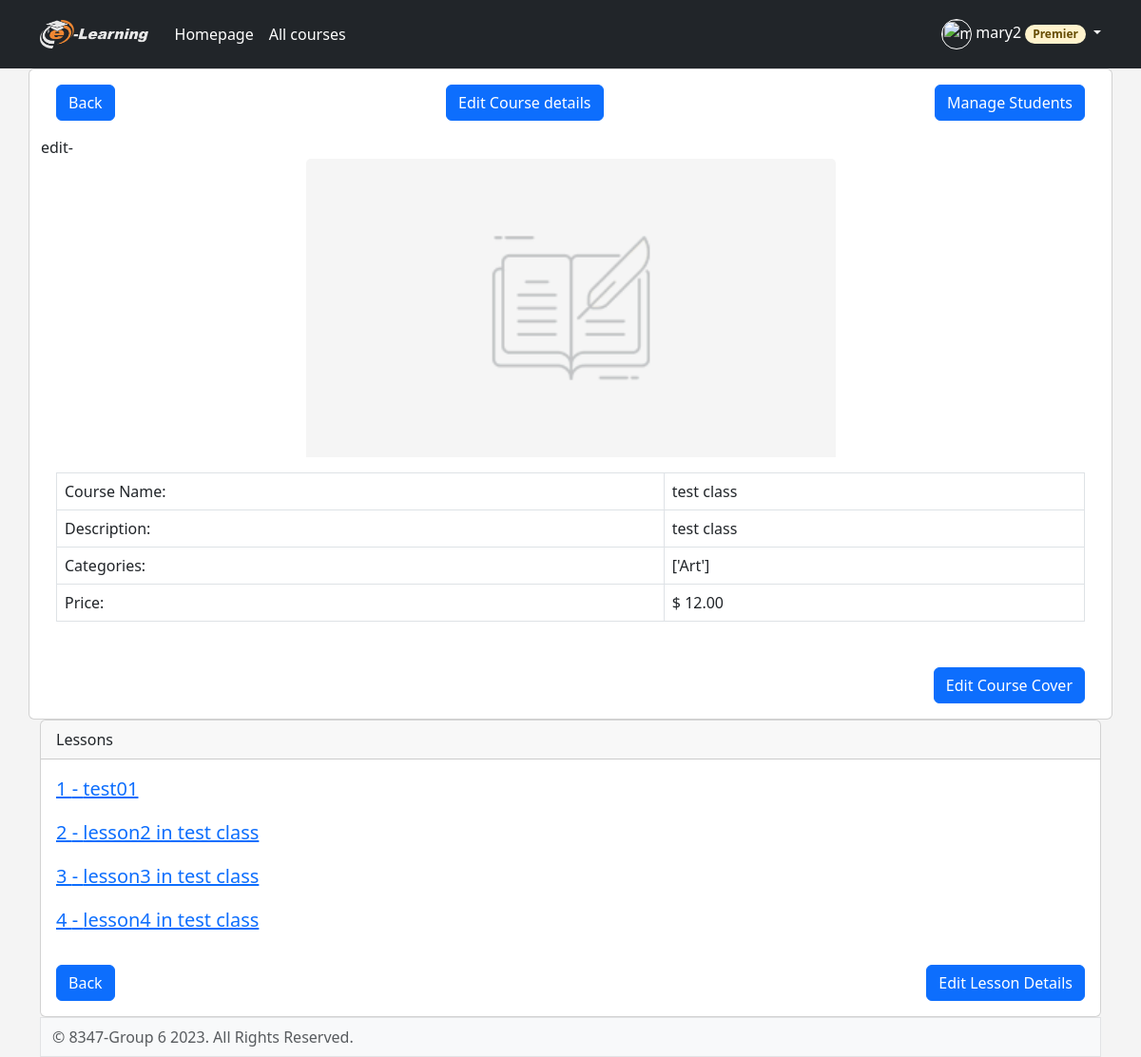
Screenshot of /teacher/viewcourse/16 (signed in) with the database file from the repository.
### elearning/models.py (models this page shows, shortened)
class Course(models.Model):
    name = models.CharField(max_length=100)
    description = models.TextField(max_length=300,blank=True)
    image = models.ImageField(upload_to=rename_course_cover,default='course_cover/course-default.png')
    teacher = models.ForeignKey(Student, related_name='course_teacher',on_delete=models.CASCADE)
    category = models.ManyToManyField(Category,related_name='course_category')
    price = models.DecimalField(max_digits=5,decimal_places=2)
    allow_premier = models.BooleanField(default=True)
    date_created = models.DateTimeField(auto_now=True)
    is_featured = models.BooleanField(default=False)

class Lesson(models.Model):
    course = models.ForeignKey(Course, on_delete=models.CASCADE)
    lesson_no = models.PositiveIntegerField()
    title = models.CharField(max_length=100)
    description = models.TextField()
    video = models.FileField(upload_to='lesson_videos/',blank=True)
    created_at = models.DateTimeField(auto_now_add=True)
    quiz = models.ForeignKey(Quiz, on_delete=models.SET_NULL, null=True, blank=True)

### elearning/views.py (the view)
# urls.py: path('teacher/viewcourse/<int:course_id>', views.teacher_viewcourse, name='teacher-viewcourse'),
@login_required(login_url='elearning:login')
def teacher_viewcourse(request, course_id):
    course = get_object_or_404(Course, pk=course_id)
    lessons = Lesson.objects.filter(course_id=course.id).order_by("lesson_no")
    categories = course.category.all()
    categories = list(categories.values_list('name', flat=True))
    return render(request, 'elearning/teacher_viewcourse.html', {'course': course, 'categories': categories, 'lessons':lessons})

### elearning/templates/elearning/teacher_viewcourse.html
{% extends 'elearning/base.html' %}
{% load bootstrap5 %}
{% block content %}
    <div class="container">
    <div class="row">
      <div class="card h-100">
        <div class="d-flex justify-content-between m-3">
            <a class="btn btn-primary fs-6" href="{% url 'elearning:teacher-portal' %}">Back</a>
            <a class="btn btn-primary fs-6" href="{% url 'elearning:edit-course' course.id %}">Edit Course details</a>
            <a class="btn btn-primary fs-6" href="{% url 'elearning:student-management' course.id %}">Manage Students</a>
        </div>edit-
        <img src="{{ course.image.url }}" class="card-img-top" alt="Course Image" style="max-height:50%; max-width:50%; align-self: center">
        <div class="card-body">
          <table class="table table-bordered">
      <tbody>
        <tr>
          <td>Course Name:</td>
          <td>{{ course.name }}</td>
        </tr>
        <tr>
          <td>Description:</td>
          <td>{{ course.description }}</td>
        </tr>
        <tr>
          <td>Categories:</td>
          <td>{{ categories }}</td>
        </tr>
        <tr>
          <td>Price:</td>
          <td>$ {{ course.price }}</td>
        </tr>
      </tbody>
    </table>
        </div>
        <div class="d-flex justify-content-end m-3">
          <a class="btn btn-primary fs-6" href="{% url 'elearning:edit-course' course.id %}">Edit Course Cover</a>
          </div>
      </div>
    </div>
    <div class="card">
  <div class="card-header">
    Lessons
  </div>
  <div class="card-body">
    <blockquote class="blockquote mb-0">
      {% if lessons|length < 1 %}
        <p>No lessons available for this course</p>
      {% else %}
      {% for l in lessons %}
        <p><a href="{% url 'elearning:teacher-buildcoursedetail' course.id l.lesson_no %}">{{ l.lesson_no }} - {{ l.title }}</a></p>
      {% endfor %}
      {% endif %}
    </blockquote>
  </div>
  <div class="d-flex justify-content-between m-3">
    <a class="btn btn-primary fs-6" href="{% url 'elearning:teacher-portal' %}">Back</a>
    <a class="btn btn-primary fs-6" href="{% url 'elearning:teacher-buildcoursedetail' course.id '1' %}">Edit Lesson Details</a>
  </div>
</div>
{% endblock %}

### elearning/templates/elearning/base.html (shortened to what this page needs)
{% load static %}
{% load bootstrap5 %}
{% bootstrap_css %}
{% load bootstrap_icons %}
<!DOCTYPE html>
<html lang="en">
<head>
    <link rel="stylesheet" type="text/css" href="{% static 'elearning/bootstrap.min.css' %}"/>
    <link rel="stylesheet" type="text/css" href="{% static 'elearning/sign-in.css' %}"/>
    <link rel="stylesheet" type="text/css" href="{% static 'elearning/carousel.css' %}"/>
    <link rel="stylesheet" type="text/css" href="{% static 'elearning/style.css' %}"/>
</head>
<body class="d-flex " style="display: flex; flex-direction: column;">
<header class="p-3 text-bg-dark bg-dark" >
    <div class="container" >
        <div class="d-flex flex-wrap align-items-center justify-content-center justify-content-lg-start">
            <a href="{% url 'elearning:homepage' %}"
               class="d-flex align-items-center mb-2 mb-lg-0 text-white text-decoration-none"
               style="margin-right: 20px">
                <img src="{% static 'elearning/logo.png' %}" height="30" alt="e-learning logo">
            </a>
            <ul class="nav col-12 col-lg-auto me-lg-auto mb-2 justify-content-center mb-md-0">
                <li><a href="{% url 'elearning:homepage' %}" class="nav-link px-2 text-white">Homepage</a></li>
                <li><a href="{% url 'elearning:courselist' %}" class="nav-link px-2 text-white">All courses</a></li>
            </ul>
            {% if user.is_authenticated %}
                <div class="dropdown">
                    <a href="#" class="d-block link-body-emphasis text-white dropdown-toggle text-decoration-none"
                       data-bs-toggle="dropdown" aria-expanded="false">
                        <img src="{{ request.session.avatar }}" alt="{{ user.username }}" width="32" height="32"
                             style="border: white; border-style: solid; border-width: 1px" class="rounded-circle">
                        {{ user.username }}
                        {% if request.session.is_premier %}
                            <span class="badge bg-warning-subtle text-warning-emphasis rounded-pill">Premier</span>
                        {% endif %}
                    </a>
                </div>
            {% endif %}
        </div>
    </div>
</header>
    {% block content %}{% endblock %}
<footer class="footer mt-auto py-2 bg-body-tertiary" style="border: #e2e3e5; border-style: solid; border-width: 1px">
    <div class="container">
        <span class="text-body-secondary">&copy; 8347-Group 6 2023. All Rights Reserved.</span>
    </div>
</footer>
</body>
</html>

### elearning/static/elearning/sign-in.css (style rules this page uses)
html, body { min-height: 100%; }

### elearning/static/elearning/carousel.css (style rules this page uses)
body { color: rgb(var(--bs-tertiary-color-rgb)); }

### elearning/static/elearning/style.css (style rules this page uses)
body { background-color: #f4f4f4; }

### rows the page displays
Course: image (placeholder picture), name "test class", description "test class", price "12.00"
Lesson: lesson_no "1", title "test01"
Lesson: lesson_no "2", title "lesson2 in test class"
Lesson: lesson_no "3", title "lesson3 in test class"
Lesson: lesson_no "4", title "lesson4 in test class"

### other values shown
{{ user.username }} "mary2"
{{ categories }} "['Art']"
